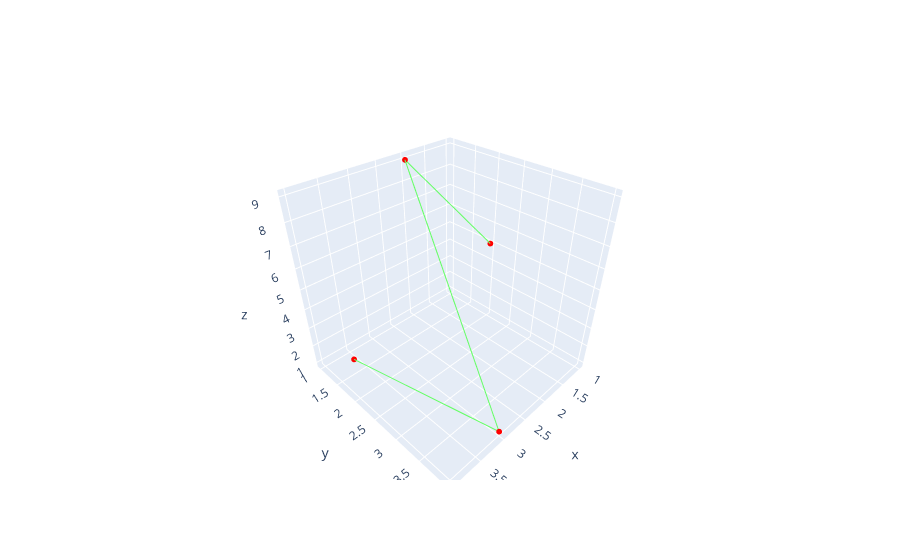

This figure's notebook cell:
### Code cell
fig = go.Figure(
    data = [go.Scatter3d(
        x = np.array([1, 2, 3, 4]),
        y = np.array([2, 1, 4, 2]),
        z = np.array([5, 9, 1, 3]),
        mode = 'lines+markers+text',
        marker = dict(
            color = 'red',
            size = 2
        ),
        line = dict(
            color = f'rgb({100}, {2550}, {100})',
            width = 2
        )
    )]
)
fig.update_layout(scene=dict(aspectmode='cube'))
fig.show()

### Figure 1 — Plotly figure (JSON) as saved in the notebook; plotly's stock layout.template omitted (floating-point values rounded to 4 significant figures)
{"data": [{"line": {"color": "rgb(100, 2550, 100)", "width": 2}, "marker": {"color": "red", "size": 2}, "mode": "lines+markers+text", "type": "scatter3d", "x": [1, 2, 3, 4], "y": [2, 1, 4, 2], "z": [5, 9, 1, 3]}], "layout": {"scene": {"aspectmode": "cube"}}}
